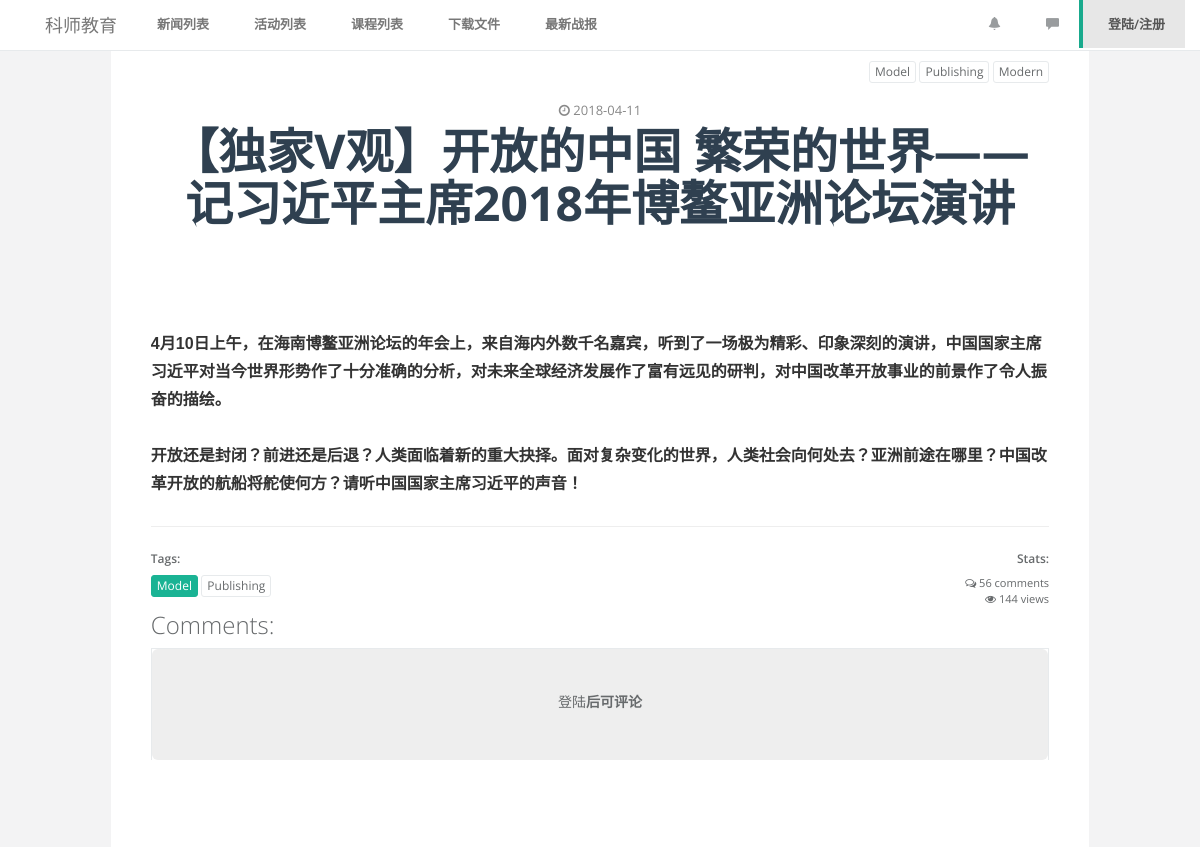
Page /fd/news/2/ on the earlier database version.
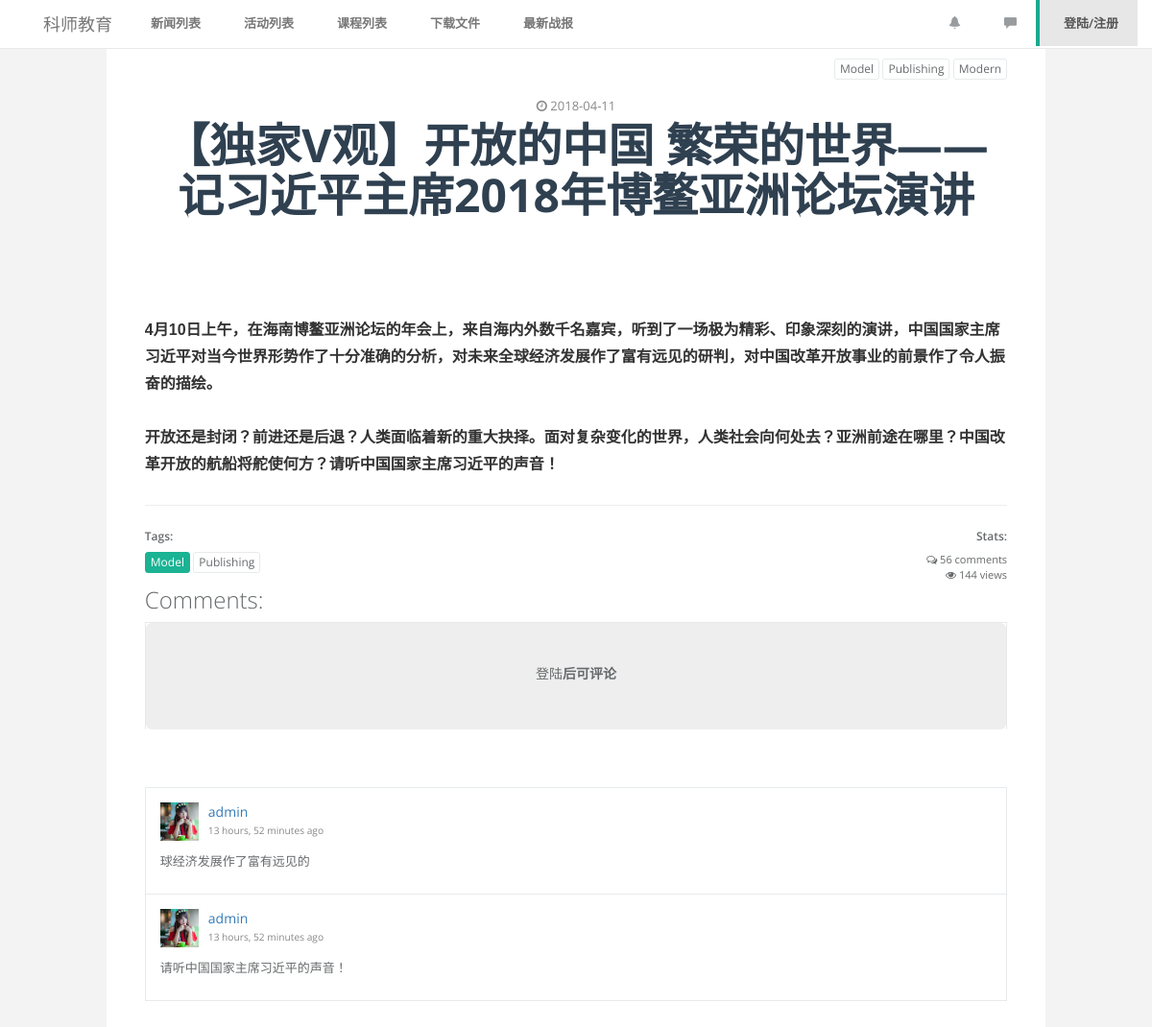
Same page on the later database version.
### ks_crm/models.py (models this page shows, shortened)
class Comment(models.Model):
    article = models.ForeignKey("News",verbose_name=u"所属文章")
    user = models.ForeignKey("UserProfile")
    comment = models.TextField(null=True,blank=True)
    date = models.DateTimeField(auto_now_add=True)
    class Meta:
        verbose_name = "评论"
        verbose_name_plural = "评论"

class UserProfile(AbstractBaseUser,PermissionsMixin):
    email = models.EmailField(
        verbose_name='email address',
        max_length=255,
        unique=True
    )
    password = models.CharField(_('password'),max_length=128,help_text=mark_safe('''<a href='password/'>修改密码</a>'''))
    name = models.CharField(max_length=32)
    role = models.ForeignKey("Role",blank=True,null=True)
    is_active = models.BooleanField(default=True)
    is_admin = models.BooleanField(default=False)
    signature = models.CharField(max_length=255, blank=True, null=True)
    head_img = models.ImageField( blank=True, null=True)
    phone = models.CharField(max_length=32, blank=True, null=True)
    address = models.CharField(max_length=255, blank=True, null=True)
    hobbies = models.CharField(max_length=255, blank=True, null=True)
    course = models.ManyToManyField("Course", blank=True)
    friends = models.ManyToManyField("self", blank=True)
    objects = UserProfileManager()
    USERNAME_FIELD = 'email'
    REQUIRED_FIELDS = ['name']

### front_desk/views.py (the view)
# urls.py: url(r'^news/(\d+)/$', views.news),
def news(request,news_id):
    news_obj = models.News.objects.get(id=news_id)
    comment_list = news_obj.comment_set.select_related().all()
    return render(request,"front_desk/article.html",{"news_obj":news_obj,'comment_list':comment_list})

### templates/front_desk/article.html (shortened to what the changed rows need)
{% extends "front_desk/fd_base.html" %}
{% block container %}
        <div class="wrapper wrapper-content  animated fadeInRight article">
            <div class="row">
                <div class="col-lg-10 col-lg-offset-1">
                    <div class="ibox">
                        <div class="ibox-content">
                            <div class="text-center article-title">
                                <h1>
                                    {{ news_obj.title }}
                                </h1>
                            </div>
                            <div class="row">
                                <div class="col-lg-12">
                                    <h2>Comments:</h2>
                                <div class="comment-list" style="margin-top: 60px">
                                    {% for comment in comment_list %}
                                    <div class="social-feed-box" >
                                        <div class="social-avatar">
                                            <a href="" class="pull-left">
                                                <img alt="image" src="{{ comment.user.head_img }}">
                                            </a>
                                            <div class="media-body">
                                                <a href="#">
                                                   {{ comment.user.name }}
                                                </a>
                                                <small class="text-muted">{{ comment.date|timesince }} ago</small>
                                            </div>
                                        </div>
                                        <div class="social-body">
                                            <p>
                                                {{ comment.comment }}
                                            </p>
                                        </div>
                                    </div>
                                    {% endfor %}
                                </div>
                                </div>
                            </div>
                        </div>
                    </div>
                </div>
            </div>
        </div>
{% endblock %}

Differences in the rows shown:
added Comment: user.head_img (picture), user.name "admin", date "13 hours, 52 minutes", comment "球经济发展作了富有远见的"
added Comment: user.head_img (picture), user.name "admin", date "13 hours, 52 minutes", comment "请听中国国家主席习近平的声音！"
